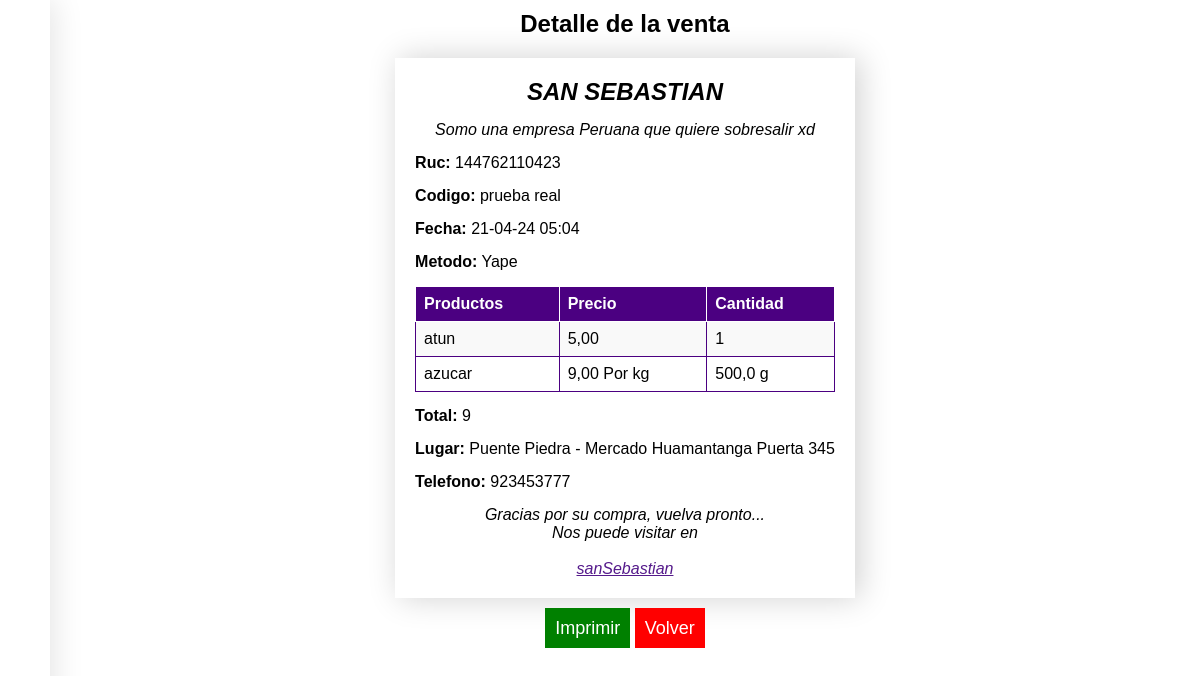
/detalle-venta/225 (signed in), run on the app's committed database.
### ventas/models.py (models this page shows, shortened)
class Factura(models.Model):
    codigo = models.AutoField(primary_key=True)
    nombre_factura = models.CharField(max_length=50)
    fecha_factura = models.DateTimeField(auto_now_add=True)
    def __str__(self):
            return self.nombre_factura

class Venta_Productos_Factura(models.Model):
    codigo = models.AutoField(primary_key=True)
    factura = models.ForeignKey(Factura, on_delete=models.CASCADE,null=True)
    metodo = models.ForeignKey(MetodoPago, on_delete=models.CASCADE)
    comentario = models.CharField(max_length=200, null=True, blank=True,default='Venta Añadida')
    total = models.PositiveIntegerField()

class MetodoPago(models.Model):
    codigo = models.AutoField(primary_key=True)
    nombre = models.CharField(max_length=255)
    def __str__(self):
            return self.nombre

class Lista_Productos_Factura(models.Model):
    codigo = models.AutoField(primary_key=True)
    producto = models.ForeignKey(Producto, on_delete=models.CASCADE)
    cantidad_vendida = models.PositiveIntegerField()
    codigo_factura = models.ForeignKey(Factura, on_delete=models.CASCADE)

class Producto(models.Model):
    codigo = models.AutoField(primary_key=True)
    codigo_producto = models.CharField(max_length=20, unique=True)
    codigo_barras = models.CharField(max_length=20)
    nombre = models.CharField(max_length=255)
    precio = models.DecimalField(max_digits=10, decimal_places=2)
    stock = models.PositiveIntegerField()
    imagen = models.ImageField(upload_to='productos/', null=True, blank=True)
    categoria = models.ForeignKey(Categoria, on_delete=models.CASCADE)
    marca = models.ForeignKey(Marca, on_delete=models.CASCADE)
    proveedor = models.ForeignKey(Proveedor, on_delete=models.CASCADE)
    def __str__(self):
            return self.nombre

class Lista_ProductoSinUnidad_Factura(models.Model):
    codigo = models.AutoField(primary_key=True)
    producto = models.ForeignKey(ProductoSinUnidad, on_delete=models.CASCADE)
    cantidad_vendida_gramos = models.DecimalField(max_digits=6,decimal_places=1)
    codigo_factura = models.ForeignKey(Factura, on_delete=models.CASCADE)

class ProductoSinUnidad(models.Model):
    codigo = models.AutoField(primary_key=True)
    codigo_producto = models.CharField(max_length=20, unique=True)
    codigo_barras = models.CharField(max_length=20)
    nombre = models.CharField(max_length=255)
    precio_por_kilo = models.DecimalField(max_digits=10, decimal_places=2)
    stock_en_kilos = models.DecimalField(max_digits=4,decimal_places=2)
    imagen = models.ImageField(upload_to='productos/', null=True, blank=True)
    categoria = models.ForeignKey(Categoria, on_delete=models.CASCADE)
    marca = models.ForeignKey(Marca, on_delete=models.CASCADE)
    proveedor = models.ForeignKey(Proveedor, on_delete=models.CASCADE)
    def __str__(self):
            return f"{self.nombre} "

### ventas/views.py (the view)
# urls.py: path('detalle-venta/<int:cod_fac>',login_required(views.detalleVenta),name='detalleVentaLink'),
def detalleVenta(request,cod_fac):
    factura =Factura.objects.get(codigo=cod_fac)
    lista_productos = Lista_Productos_Factura.objects.filter(codigo_factura=cod_fac)
    lista_productos_2 = Lista_ProductoSinUnidad_Factura.objects.filter(codigo_factura=cod_fac)
    venta = Venta_Productos_Factura.objects.get(factura=cod_fac)
    titulo = f"Tiket {factura}"
    lugar = "Puente Piedra"
    telefono = '52345432532'
    context = {
        'factura':factura,
        'lista_productos':lista_productos,
        'lista_productos_2':lista_productos_2,
        'venta':venta,
        'titulo':titulo,
        'lugar':lugar,
        'telefono':telefono,
    }
    return render(request,'Ventas-templates/detalle-venta.html',context)

### ventas/templates/Ventas-templates/detalle-venta.html
{% extends 'base.html' %}
{% load static %}
{% block content %}
<div class="seccion-detalle-venta">
    <div class="detalle-titulo">
        <h1>Detalle de la venta</h1>
    </div>
    <div class="detalle-tiket" id="imp1">
        <h2>SAN SEBASTIAN</h2>
        <p class="box-tiket descripcion">
            Somo una empresa Peruana que quiere sobresalir xd
        </p>
        <p class="box-tiket ruc">
            <b>Ruc:</b>
            144762110423
        </p>
        <p class="box-tiket codigo">
            <b>Codigo:</b>
            {{factura}}
        </p>
        <p class="box-tiket fecha">
            <b>Fecha:</b>
            {{factura.fecha_factura | date:"d-m-y  h:m" }}
        </p>
        <p class="box-tiket metodo">
            <b>Metodo:</b>
            {{venta.metodo}}
        </p>
        <table class="tb-tiket">
            <thead>
                <tr>
                  <th>Productos</th>
                  <th>Precio</th>
                  <th>Cantidad</th>
                </tr>
              </thead>
              <tbody>
                {% for l in lista_productos %}
                <tr>
                  <td>{{l.producto}}</td>
                  <td>{{l.producto.precio}}</td>
                  <td>{{l.cantidad_vendida}}</td>
                </tr>
                {% endfor %}
                {% for l in lista_productos_2 %}
                <tr>
                    <td>{{l.producto}}</td>
                    <td>{{l.producto.precio_por_kilo}} Por kg </td>
                    <td>{{l.cantidad_vendida_gramos}} g</td>
                </tr>
                {% endfor %}
              </tbody>
        </table>
        <p class="box-tiket total">
            <b>Total:</b>
            {{venta.total}}
        </p>
        <p class="box-tiket lugar">
            <b>Lugar:</b>
            Puente Piedra - Mercado Huamantanga Puerta 345
        </p>
        <p class="box-tiket telefono">
            <b>Telefono:</b>
            923453777
        </p>
        <p class="box-tiket agradecimientos">
            Gracias por su compra, vuelva pronto... <br>
            Nos puede visitar en <br><br>
            <a href="">sanSebastian</a>
        </p>
    </div>
    <div class="detalle-btns">
        <a  class="btn-guardar" href="{% url 'generar_pdf' titulo=titulo fecha=factura.fecha_factura|date:'d-m-y  h:m' lugar=lugar  metodo_pago=venta.metodo codigo=factura.codigo  %}">imprimir</a>
        <a  class="btn-cancelar" href="{% url 'PageVentasLink' %}">volver</a>
    </div>
</div>
{% endblock %}

### ventas/static/css/style.css (style rules this page uses)
* { font-family: "Poppins", sans-serif; margin: 0; padding: 0; box-sizing: border-box; }
body { position: relative; min-height: 100vh; width: 100%; background: #e7e9f5; position: relative; }
:root { --color1:#FFFFFF; --color2:#4B0081; --color3:#EBFF00; }
.seccion-detalle-venta { display: flex; flex-direction: column; align-items: center; gap: 20px; }
.detalle-tiket { background-color: var(--color1); padding: 20px; box-shadow: 5px 0 30px rgba(0, 0, 0, 0.185); display: flex; flex-direction: column; gap: 15px; }
.detalle-tiket h2,.agradecimientos,.descripcion { font-style: italic; text-align: center; }
table { width: 100%; border-collapse: collapse; font-family: Arial, sans-serif; }
th { background-color: var(--color2); border: 1px solid var(--color1); padding: 8px; text-align: left; color: var(--color1); }
td { border: 1px solid var(--color2); padding: 8px; text-align: left; }
tr:nth-child(odd) { background-color: #f9f9f9; }
tr:nth-child(even) { background-color: #ffffff; }
.btn-guardar,.btn-cancelar { text-transform: capitalize; font-size: 18px; padding: 10px; background-color:green; color: var(--color1); border: none; text-align: center; text-decoration: none; }
.btn-cancelar { background-color: red; }

### data on the page
Factura: nombre_factura "prueba real", fecha_factura "21-04-24 05:04"
Venta_Productos_Factura: metodo "Yape", total "9"
Lista_Productos_Factura: producto "atun", producto.precio "5,00", cantidad_vendida "1"
Lista_ProductoSinUnidad_Factura: producto "azucar", producto.precio_por_kilo "9,00", cantidad_vendida_gramos "500,0"
